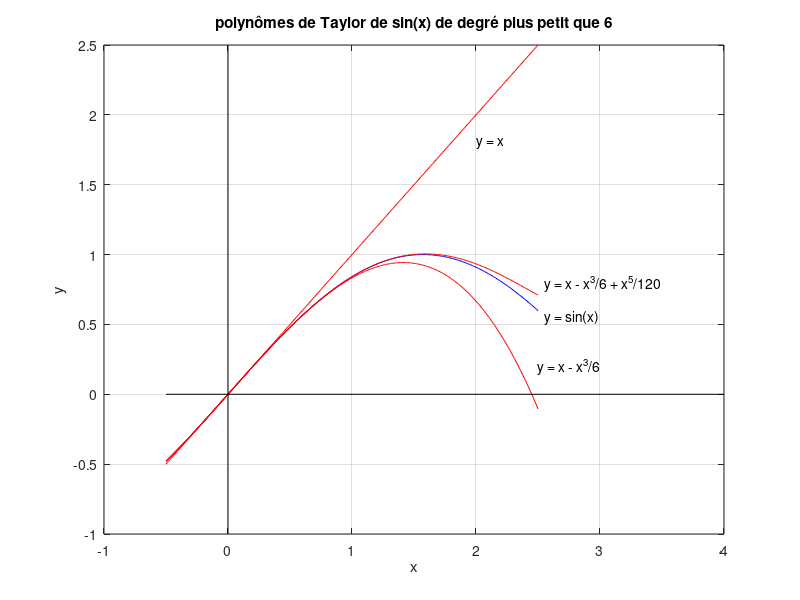

MATLAB code for this plot:
close all;

% Graph of  y = sin(x)
x=-0.5:0.01:2.5;
y=sin(x);
plot(x,y, 'b')
hold on
grid on;
text(2.55, 0.55, 'y = sin(x)');

% Graph of y = x
y=x;
plot(x,y,'r');
text(2, 1.8, 'y = x');

% Graph of  y = x - x^3 / 6;
y= x - x.^3 / 6;
plot(x,y,'r');
text(2.5, 0.2, 'y = x - x^3/6');

% Graph of  y = x - x^3 / 6 - x^5 / 120;
y=x - x.^3 / 6 + x.^5 /120;
plot(x,y,'r');
text(2.55, 0.8, 'y = x - x^3/6 + x^5/120');

% The x axis
x=-0.5:4.5:4;
y=0*x;
plot(x,y,'k')

% The y axis
y=-1:3.5:2.5;
x=0*y;
plot(x,y,'k')

% The title and the labels
xlabel('x');
ylabel('y');
title('polynômes de Taylor de sin(x) de degré plus petit que 6');
